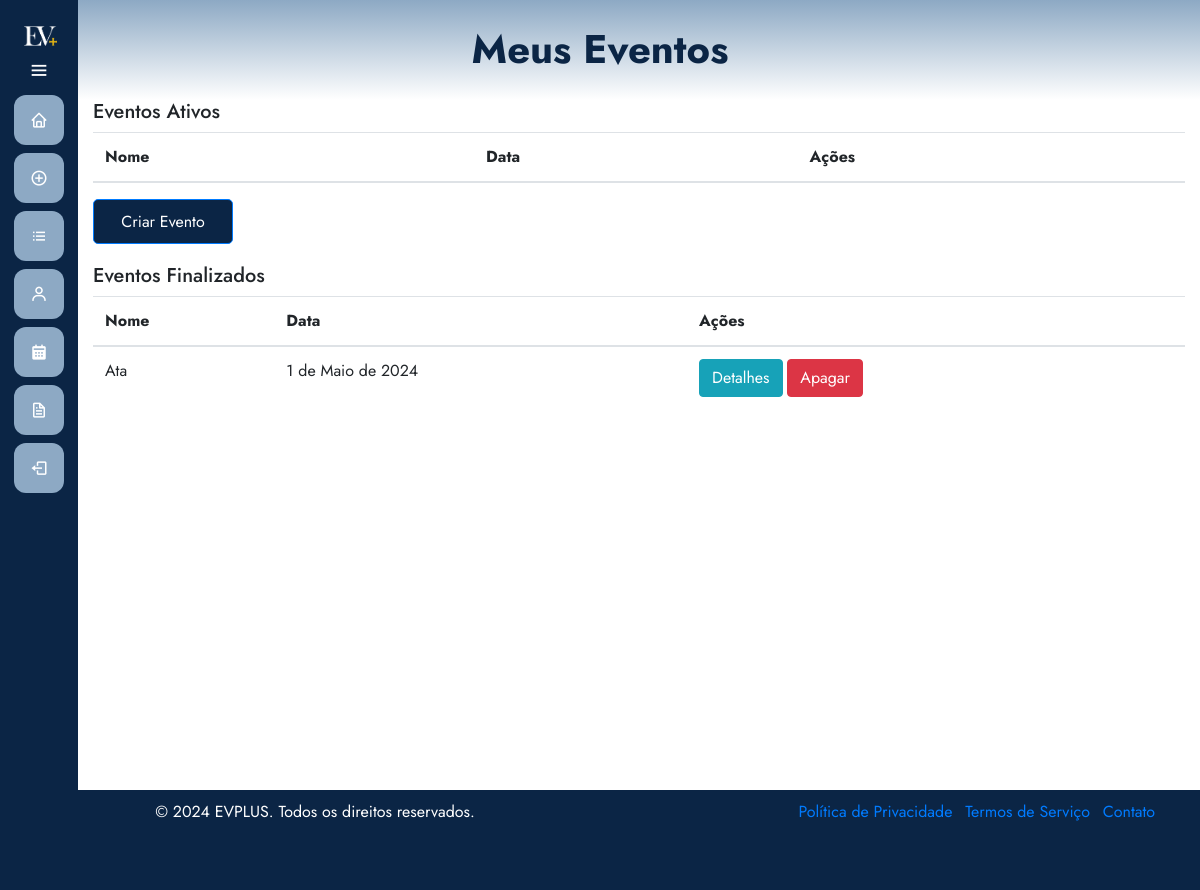
Page /eventos/meuseventos/ (signed in) on the earlier database version.
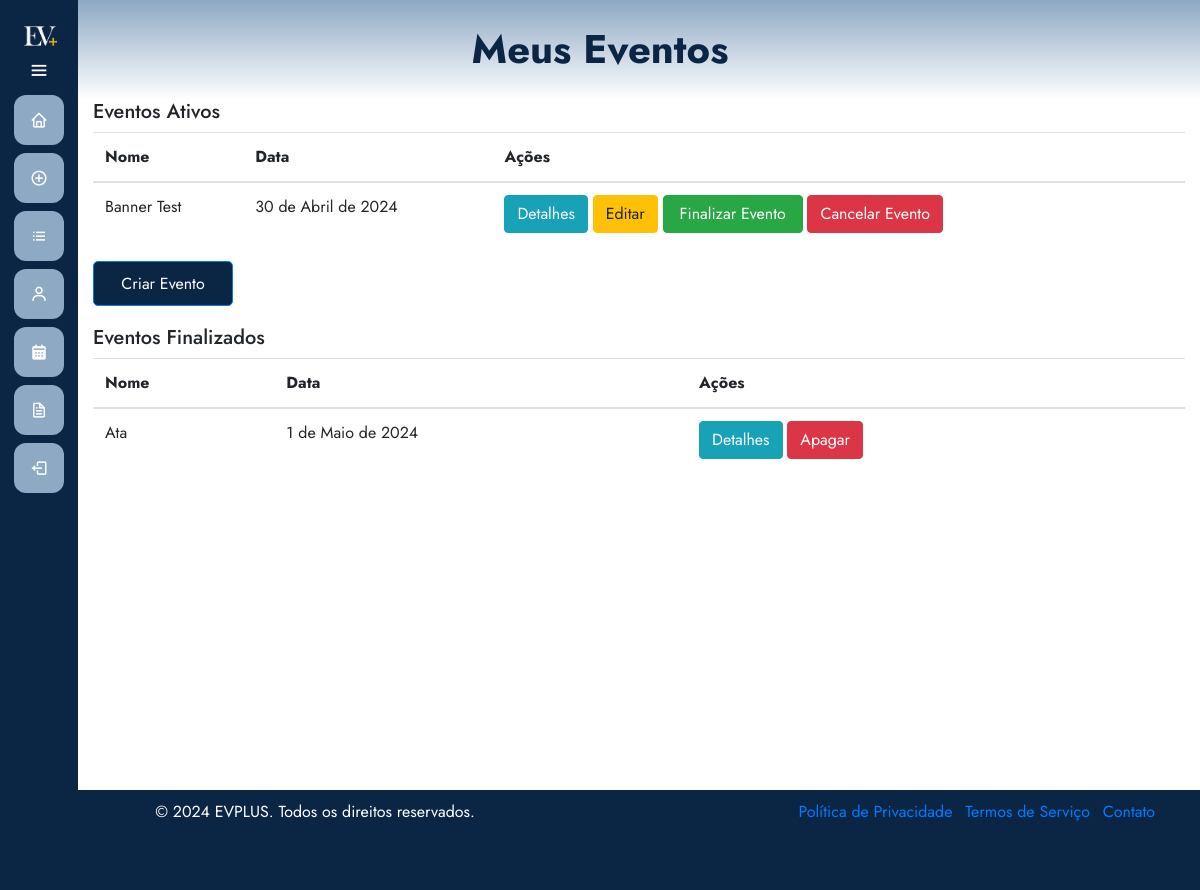
Same page on the later database version.
### eventos/models.py (models this page shows, shortened)
class Evento(models.Model):
    user = models.ForeignKey(User, on_delete=models.CASCADE)
    clients = models.ManyToManyField(User, through='Inscricao', related_name='eventos')
    name = models.CharField(max_length=100)
    description = models.TextField()
    local = models.CharField(max_length=100)
    date = models.DateField()
    time = models.TimeField()
    category = models.CharField(max_length=100)
    banner = models.ImageField(null=True, blank=True, upload_to='banners/')
    limite_inscricoes = models.PositiveIntegerField(null=True, blank=True, verbose_name="Limite de Inscrições")
    finalizado = models.BooleanField(default=False)
    certificados = models.ManyToManyField(User, through='Certificado', related_name='eventos_certificados')

### eventos/views.py (the view)
# urls.py: path('meuseventos/', views.listarEventos, name='meuseventos'),
@login_required
@permission_required('eventos.add_evento', raise_exception=True)
def listarEventos(request):
    exibir_sidebar = True
    eventos_ativos = Evento.objects.filter(user=request.user, finalizado=False)
    eventos_finalizados = Evento.objects.filter(user=request.user, finalizado=True)
    return render(request, 'meusEventos.html', {'eventos': eventos_ativos, 'finalizarEvento': eventos_finalizados, 'exibir_sidebar': exibir_sidebar})

### eventos/templates/meuseventos.html (shortened to what this page needs)
{% extends 'base.html' %}
{% load static %}
{% block 'head' %}
    <link rel="stylesheet" href="{% static 'eventos/css/meuseventos.css' %}">
{% endblock %}
{% block 'dashboard' %}
    <div class="container">
        <div class="row">
            <div class="col-md-12">
                <h5>Eventos Ativos</h5>
                <table class="table">
                    <thead>
                        <tr>
                            <th>Nome</th>
                            <th>Data</th>
                            <th>Ações</th>
                        </tr>
                    </thead>
                    <tbody>
                        {% for evento in eventos %}
                            <tr>
                                <td>{{ evento.name }}</td>
                                <td>{{ evento.date }}</td>
                                <td>
                                    <a href="{% url 'eventos:detalhes_evento' evento.id %}" class="btn btn-info">Detalhes</a>
                                    {% if perms.eventos.change_evento %}
                                        <a href="{% url 'eventos:editar_evento' evento.id %}" class="btn btn-warning">Editar</a>
                                        <a href="#" onclick="confirmarFinalizar('{{ evento.id }}')" class="btn btn-success">Finalizar Evento</a>
                                        <a href="#" onclick="confirmarCancelar('{{ evento.id }}')" class="btn btn-danger">Cancelar Evento</a>
                                    {% endif %}
                                </td>
                            </tr>
                        {% endfor %}
                    </tbody>
                </table>
            </div>
        </div>
    </div>
    <div class="container">
        <div class="row">
            <div class="col-md-12">
                <a href="{% url 'eventos:eventos' %}" class="btn btn-primary">Criar Evento</a>
            </div>
        </div>
    </div>
    <div class="container">
        <div class="row">
            <div class="col-md-12">
                <h5>Eventos Finalizados</h5>
                <table class="table">
                    <thead>
                        <tr>
                            <th>Nome</th>
                            <th>Data</th>
                            <th>Ações</th>
                        </tr>
                    </thead>
                    <tbody>
                        {% for evento in finalizarEvento %}
                            <tr>
                                <td>{{ evento.name }}</td>
                                <td>{{ evento.date }}</td>
                                <td>
                                    <a href="{% url 'eventos:detalhes_evento' evento.id %}" class="btn btn-info">Detalhes</a>
                                    <a href="#" onclick="confirmarApagar('{{ evento.id }}')" class="btn btn-danger">Apagar</a>
                                </td>
                            </tr>
                        {% endfor %}
                    </tbody>
                </table>
            </div>
        </div>
    </div>
{% endblock %}

Differences in the rows shown:
added Evento: name "Banner Test", date "30 de Abril de 2024", shown under "Eventos Ativos"
